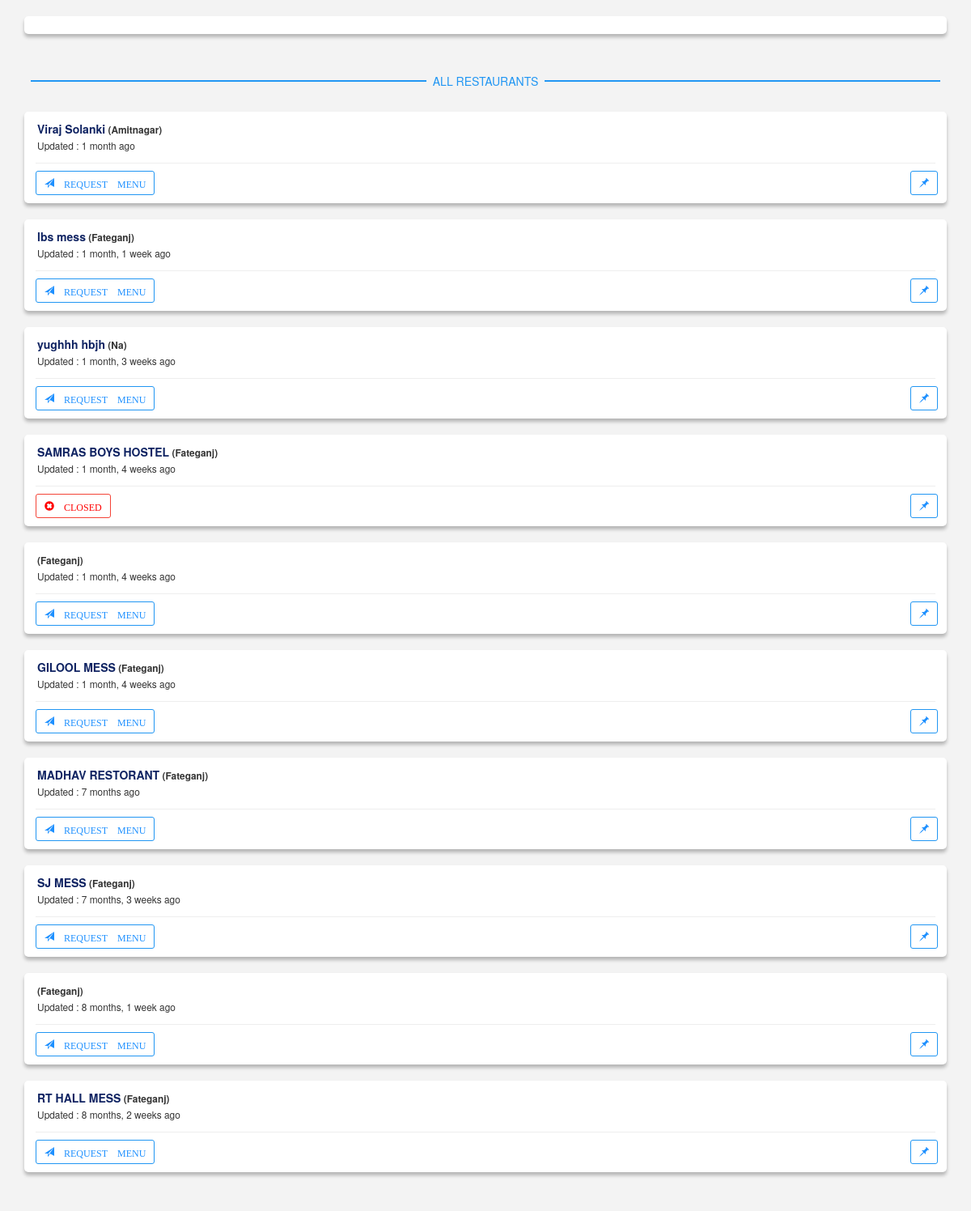
Screenshot of /blog/ with the database file from the repository.
### blog/models.py (models this page shows, shortened)
class Post(models.Model):
	menu = models.TextField(max_length=350)
	image = models.ImageField(default='default.jpg', upload_to='profile_pics')
	date_posted = models.DateTimeField(default=timezone.now)
	session = models.CharField(max_length=10, blank=True)
	price = models.CharField(max_length=5,choices=PRICE_CHOICES, default='40')
	active = models.BooleanField(default=True)
	city = models.CharField(max_length=40,default='VADODARA')
	author = models.ForeignKey(User, on_delete=models.CASCADE)

### users/models.py (models this page shows, shortened)
class Profile(models.Model):
	user = models.OneToOneField(User, on_delete=models.CASCADE)
	image = models.ImageField(default='default.jpg', upload_to='profile_pics')
	mess_name = models.CharField(max_length=30, blank=True)
	area = models.CharField(max_length=40,choices=PIN_CHOICES, default='Fateganj')
	number = models.CharField(max_length=10, blank=True)
	location = models.URLField(max_length=300, blank=True)
	city = models.CharField(max_length=40,choices=CITY_CHOICES, default='VADODARA')
	zone = models.CharField(max_length=40,choices=ZONE_CHOICES, default='zone-1')
	close = models.BooleanField(default=False)
	follower = models.IntegerField(default=0)
	verified = models.BooleanField(default=False)
	profile_comp = models.BooleanField(default=False)

### blog/views.py (the view)
# urls.py: path('', views.menulist, name='blog-home'),
def menulist(request):
	user=request.user
	if user.is_authenticated:
		return redirect('mymess', username=request.user)
	if timezone.now().hour > 14:
		session = 'dinner'
	else:
		session = 'lunch'
	posts = Post.objects.filter(active=True).filter(session=session).order_by('date_posted')
	allposts = Post.objects.filter(active=True).exclude(session=session).order_by('-date_posted')
	post_for_pinlist = Post.objects.filter(active=True).order_by('-date_posted')
	for i in post_for_pinlist:
		if i.date_posted < timezone.now()-timedelta(hours=12):
			i.session = 'old'
			i.save()
	pinlist = []
	for i in post_for_pinlist:
		if request.COOKIES.get(i.author.username):
			pinlist.append(i)
		context = locals()
	return render(request, 'blog/home.html', context)

### blog/templates/blog/home.html (shortened to what this page needs)
{% extends "blog/base.html" %}
{% load crispy_forms_tags %}
{% block content %}
        <div class="container">
              <div class="panel panel-outline">
              </div>
        </div>
<br>
<div class="container hr-sect">ALL RESTAURANTS</div><br>
{% for post in allposts %}
    <div class="container">
          <div class="panel panel-outline">
          <div class="panel-heading">
          <span class="text-left"> <dt><strong>{{ post.author.profile.mess_name }}</strong><small> ({{post.author.profile.area}})</small></dt>
          <dd><small>Updated : {{ post.date_posted|timesince }} ago</small></dd></span>
          </div><hr>
          <div class="panle-body">
            {% if post.author.profile.close == False %}
                  <div class="a">
                       <a href="tel:{{ post.author.profile.number }}">
                       <button onclick='FB.AppEvents.logEvent("ReqMenuBtnClicked")'  type="button" class="btn info btn-default btn-sm">
                       <span class="glyphicon glyphicon-send"> REQUEST MENU </span></button>
                       </a>
                       <a style="float: right; padding-right: 10px;" href="{% url 'pin' post.author %}">
                       <button type="button" class="btn info btn-default btn-sm" >
                       <span class="glyphicon glyphicon-pushpin"></span>
                       </button>
                       </a>
                  </div>
              {% else %}
                   <div class="a">
                   <button type="button" class="btn danger btn-default btn-sm">
                   <span class="glyphicon glyphicon-remove-sign"> CLOSED</span>
                   </button>
                       <a style="float: right; padding-right: 10px;" href="{% url 'pin' post.author %}">
                       <button type="button" class="btn info btn-default btn-sm" >
                       <span class="glyphicon glyphicon-pushpin"></span>
                       </button>
                       </a>
                   </div>
              {% endif %}
          </div>
          </div>
     </div>
  {% endfor %}
{% endblock content %}

### blog/templates/blog/base.html (shortened to what this page needs)
{% load static %}
<!DOCTYPE html>
<html lang="en">
  <head>
    <link rel="stylesheet" href="https://maxcdn.bootstrapcdn.com/bootstrap/3.4.0/css/bootstrap.min.css">
    <link rel="stylesheet" href="https://cdnjs.cloudflare.com/ajax/libs/font-awesome/4.7.0/css/font-awesome.min.css">
    <link rel="stylesheet" type="text/css" href="{% static 'blog/main.css' %}">
  </head>
  <body>
<br>
    <main role="main" class="container">
      <div class="row">
          {% block content %}{% endblock %}<br><br>
        </div>
    </main>
  </body>
</html>

### blog/static/blog/main.css (style rules this page uses)
body { background-color: #f3f3f3; }
.panel-heading { background-color: ; }
.panel { background: #FFFFFF; box-shadow: 0px 4px 4px rgba(0, 0, 0, 0.25); border-radius: 5px; }
hr { margin: 1px 13px 9px 13px; }
strong { color: #0F2362; }
div.a { margin: 1px 0px 9px 13px; }
.info { border-color: #2196F3; color: dodgerblue }
.danger { border-color: #f44336; color: red }
.hr-sect { display: flex; flex-basis: 100%; align-items: center; color: #2196F3; margin: 8px 0px; }
.hr-sect::before, .hr-sect::after { content: ""; flex-grow: 1; background: #2196F3; height: 2px; font-size: px; line-height: 0px; margin: 0px 8px; }

### rows the page displays
Post: author.profile.mess_name "Viraj Solanki", author.profile.area "Amitnagar", date_posted "1 month"
Post: author.profile.mess_name "lbs mess", author.profile.area "Fateganj", date_posted "1 month, 1 week"
Post: author.profile.mess_name "yughhh hbjh", author.profile.area "Na", date_posted "1 month, 3 weeks"
Post: author.profile.mess_name "SAMRAS BOYS HOSTEL", author.profile.area "Fateganj", date_posted "1 month, 4 weeks", shows "CLOSED"
Post: author.profile.area "Fateganj", date_posted "1 month, 4 weeks"
Post: author.profile.mess_name "GILOOL MESS", author.profile.area "Fateganj", date_posted "1 month, 4 weeks"
Post: author.profile.mess_name "MADHAV RESTORANT", author.profile.area "Fateganj", date_posted "7 months"
Post: author.profile.mess_name "SJ MESS", author.profile.area "Fateganj", date_posted "7 months, 3 weeks"
Post: author.profile.area "Fateganj", date_posted "8 months, 1 week"
Post: author.profile.mess_name "RT HALL MESS", author.profile.area "Fateganj", date_posted "8 months, 2 weeks"
